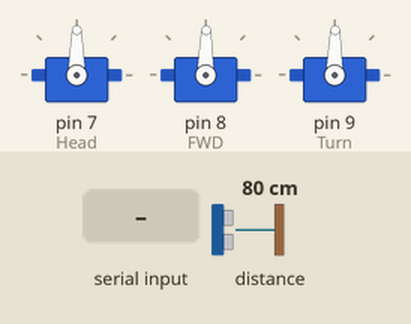
The sketch below on a simulated Arduino Uno, built with avr-gcc and run on an emulated ATmega328P. Shown: 3 × servo. The inputs (shaded band) are chosen by the test bench; at power-on: distance to the obstacle 80 cm. What the sketch prints to the serial monitor is not drawn.

Above: at 1.2 s.
1.3 s: "w" received over Serial
At 2.2 s:
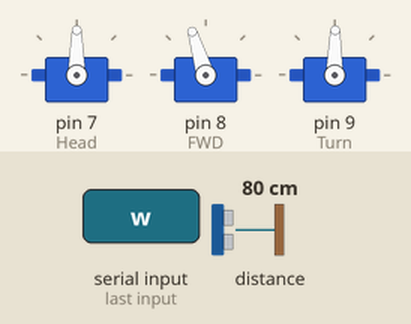
2.8 s: "d" received over Serial
At 3.4 s:
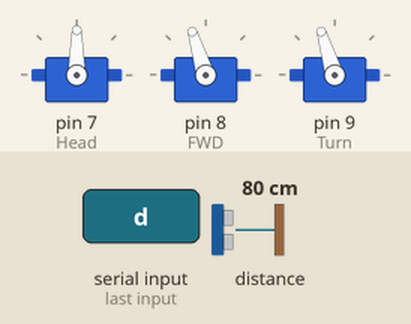
4.3 s: "s" received over Serial
At 5.5 s:
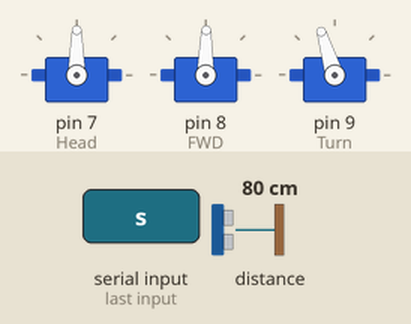
5.8 s: "s" received over Serial
At 6.8 s:
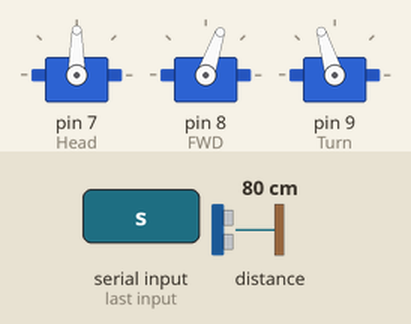
7.3 s: "a" received over Serial
At 8.0 s:
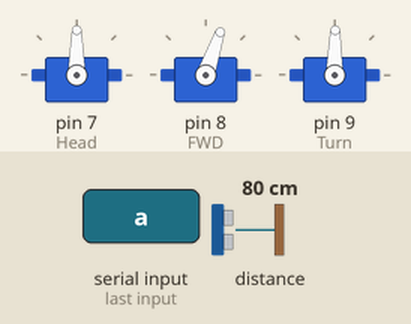
8.8 s: "z" received over Serial
At 9.1 s:
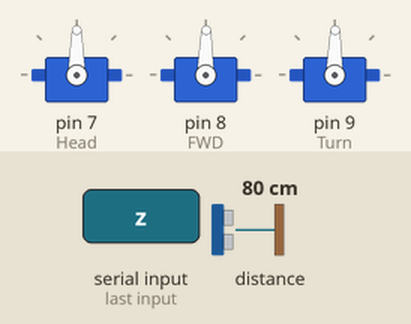
Timing chart, 0 to 11.3 s (numbered marks = the images above; inputs shaded):
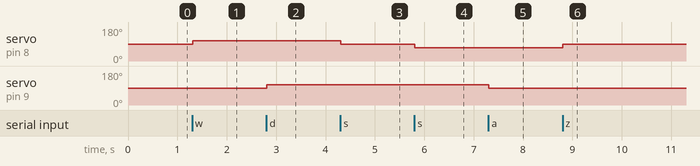

The sketch:

Rover_Demo.ino
```cpp
/*  Lynxmotion 4WD Rover par série
Utilisant Botboarduino et la drive Sabertooth

Réception de deux Integer se suivant par UART, le premier servant de vitesse avant/reculon
le second de direction à tourner

Lecture du LIDAR et envoie de la distance par UART
arrêt en cas de détection de collision imminente
*/

#include <Servo.h>
#include <Wire.h>
#include <LIDARLite.h>

//********************//
//*Objects definition*//
//********************//

//Configuration Drive
  Servo FWD;        //Sabertooth drive opere comme deux servos RC
  Servo Turn;
  Servo Head;       //Orientation Lidar

//Configuration LIDAR
  LIDARLite myLidar;

//********************
//Variable Definition
//********************

  int Yval;
  int Xval;
  char T;
  int i,k;


  int limitDist = 20;
  int fwdIdle = 500;        //Valeur du zéro - Avant-Arrière
  int trnIdle = 507;        //Valeur du zéro - Gauche-Droite


//****************
//Initialisation
//****************

void setup()
{
  Serial.begin(57600);
  myLidar.begin(0, true);  // Set configuration to default and I2C to 400 kHz
  myLidar.configure(0);

  Head.attach(7);         // Attaches servo objects to output pins
  FWD.attach(8);
  Turn.attach(9);


  Head.write(90);         //Centrer le Lidar
  Yval=fwdIdle;           //Immobiliser le Rover
  Xval=trnIdle;
}

void loop() {

//Faire un scan avec le LIAR
if(myLidar.distance(false)<limitDist){

  Yval=fwdIdle;            //Immobiliser le Rover
  Xval=trnIdle;
}

if (k==100){
  Serial.print(myLidar.distance(false));     //Lecture du LIDAR vers le terminal
  k=0;
}

//Augmenter et diminuer les valeurs de déplacements selon la réception série.
  i = 0;
if(Serial.available()>0){
    T = Serial.read();
    switch (T){
      case 'w':
        if (Yval<1000){
          Yval=Yval+100;
        }
        break;

      case 's':
        if (Yval>1){
          Yval=Yval-100;
        }
        break;

      case 'd':
        if(Xval>1){
          Xval=Xval-100;
        }
        break;

      case 'a':
        if(Xval<1000){
          Xval=Xval+100;
        }
        break;

      case 'z':
        Yval=fwdIdle;
        Xval=trnIdle;
        break;

      default:
      break;
  }
}

//Mapper les valeurs obtenus par la table pour qu'elle soit utilisablent par les servos
//Et envoyer les positions à la drive
FWD.write(map(Yval, 1, 1000, 0, 179));
Turn.write(map(Xval, 1, 1000, 179, 0));
k++;
delay(1);
}
```

Measured:
- after the input at 1.3 s, servo on pin 8 (FWD): 89° → 107° at once
- after the input at 2.8 s, servo on pin 9 (Turn): 89° → 107° at once
- after the input at 4.3 s, servo on pin 8 (FWD): 107° → 89° at once
- after the input at 5.8 s, servo on pin 8 (FWD): 89° → 71° at once
- after the input at 7.3 s, servo on pin 9 (Turn): 107° → 89° at once
- after the input at 8.8 s, servo on pin 8 (FWD): 71° → 89° at once
